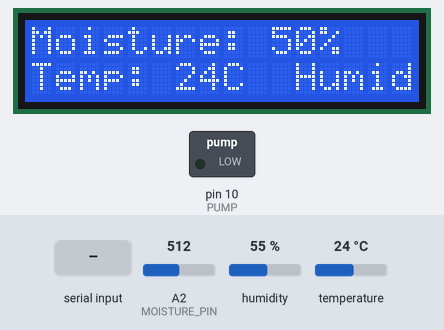
Recording of a sketch running on a simulated Arduino Uno, built with avr-gcc and run on an emulated ATmega328P. Shown: 16×2 character LCD, switched loads named in the sketch (green lamp = pin HIGH). The test bench sets the inputs (shaded band); at power-on: A2 (MOISTURE_PIN) = 512, temperature 24 °C, humidity 55 %. The modem accepts every AT command (registered, SIM ready, sends succeed) and sends nothing else; what the sketch prints to the serial monitor is not drawn.

Above: at 9.9 s.
10.0 s: A2 (MOISTURE_PIN) set to 110
At 11.1 s:
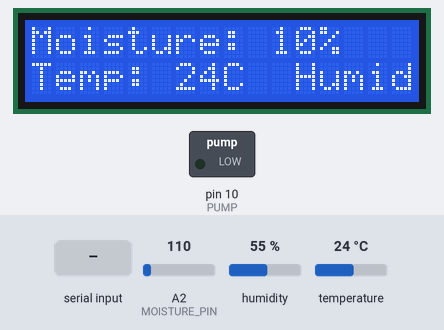
11.5 s: A2 (MOISTURE_PIN) set to 97
At 12.2 s:
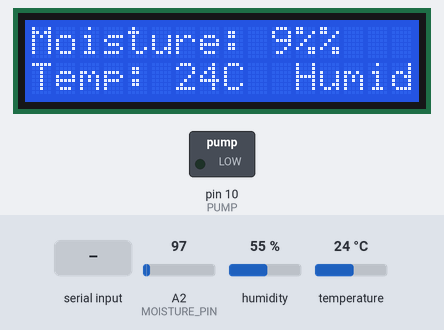
13.0 s: "Pump on" received over the second serial link
At 19.6 s:
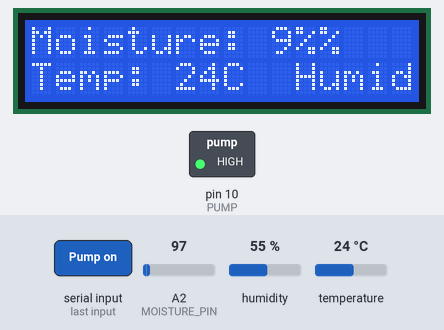
19.7 s: temperature set to 12 °C
At 23.9 s:
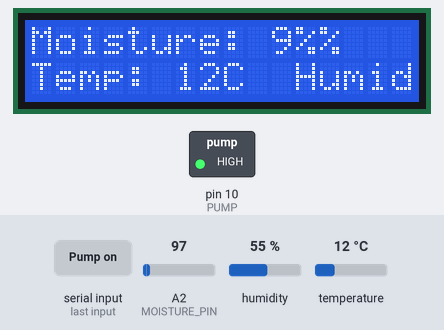
24.8 s: A2 (MOISTURE_PIN) set to 122
At 27.1 s:
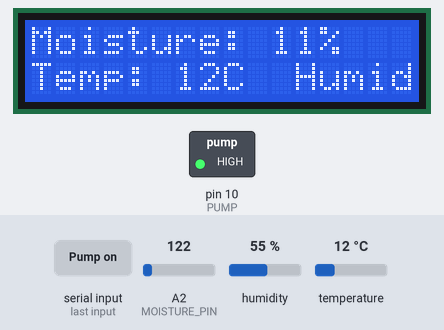
27.9 s: temperature set to 19 °C
At 28.9 s:
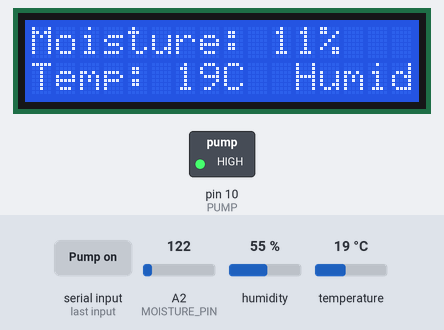
Timing chart, 0 to 30.9 s (numbered marks = the images above; inputs shaded):
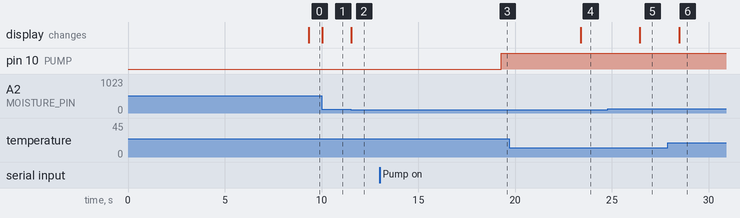

The sketch:

backup.ino
```cpp
#include <Wire.h>
#include <LiquidCrystal_I2C.h>
#include <SoftwareSerial.h>
#include <DHT.h>

#define DHTPIN 5     // Humidity pin
#define DHTTYPE DHT11  // DHT 11
#define MOISTURE_PIN A2
#define LCD_ADDRESS 0x27
#define LCD_COLUMNS 16
#define LCD_ROWS 2
#define PUMP 10

SoftwareSerial gsm(2, 3); // GSM module on pins 2 (RX) and 3 (TX)
DHT dht(DHTPIN, DHTTYPE);
LiquidCrystal_I2C lcd(LCD_ADDRESS, LCD_COLUMNS, LCD_ROWS);

String receivedMessage;
int h;  // Stores humidity value
int t; // Stores temperature value
int moistureLevel;
int lowerThreshold = 0;
int upperThreshold = 0;

unsigned long previousSMSTime = 0;
const unsigned long smsInterval = 5000; // Check for incoming SMS every 5 seconds

void setup() {
  Serial.begin(9600);
  gsm.begin(9600);
  dht.begin();
  lcd.init();
  lcd.backlight();
  pinMode(PUMP, OUTPUT);

  gsm.println("AT+CMGF=1"); // Set SMS mode to text mode
  gsm.println("AT+CMGD=1,4"); // Delete all SMS messages
  delay(2000);
  gsm.println("AT+CNMI=1,2,0,0,0"); // Configure GSM module to forward received SMS to Arduino
  SendMessagestart();
  delay(1000);
}

void loop() {
  unsigned long currentMillis = millis();

  // Check for incoming SMS every smsInterval milliseconds
  if (currentMillis - previousSMSTime >= smsInterval) {
    previousSMSTime = currentMillis;
    checkForIncomingSMS();
  }

  readSensors();
  // Add any additional functionality here that needs to be continuously performed
}

void readSensors() {
  h = dht.readHumidity();
  t = dht.readTemperature();
  int analogReading = analogRead(MOISTURE_PIN);
  moistureLevel = map(analogReading, 0, 1023, 0, 100);

  lcd.setCursor(0, 0);
  lcd.print("Moisture: ");
  lcd.print(moistureLevel);
  lcd.print("%");

  lcd.setCursor(0, 1);
  lcd.print("Temp: ");
  lcd.print(t);
  lcd.print("C  Humidity: ");
  lcd.print(h);
  lcd.print("%");
}

void checkForIncomingSMS() {
  if (gsm.available()) {
    receivedMessage = gsm.readString();
    Serial.println(receivedMessage);

    int index1 = receivedMessage.indexOf("\"", 0);
    int index2 = receivedMessage.indexOf("\"", index1 + 1);
    String phoneNumber = receivedMessage.substring(index1 + 1, index2);
    delay(2000);

    if (receivedMessage.indexOf("Pump on") != -1) {
      digitalWrite(PUMP, HIGH); // Turn on the pump
      delay(2000); // Delay for stability
      sendSMS(phoneNumber, "Pump turned on");
    } else if (receivedMessage.indexOf("Pump off") != -1) {
      digitalWrite(PUMP, LOW); // Turn off the pump
      delay(2000); // Delay for stability
      sendSMS(phoneNumber, "Pump turned off");
    }
    receivedMessage = "";
  }
}

void sendSMS(String phoneNumber, String message) {
  gsm.print("AT+CMGS=\""); // Start SMS transmission
  gsm.print(phoneNumber);
  gsm.println("\"");
  delay(1000);
  gsm.print(message);
  gsm.println((char)26); // End SMS transmission with CTRL+Z
  delay(1000);
}  void SendMessagestart()
{
  gsm.println("AT+CMGS=\"+256771163653\"\r");
  delay(1000);
  gsm.print("YOU'RE WELCOME TO PROJECT WATER MANAGEMENT \n what type of crop do you what to irrigate\n 1) Maize\n 2) vegetables \n 3) Rice ");
  delay(1000);
  gsm.println((char)26);// ASCII code of CTRL+Z
  delay(1000);
}
```

Measured:
- the behaviour switches between 103 and 102 on A2 (MOISTURE_PIN) (found by bisection; images 1 and 2)
- after the input at 10.0 s, the display: changes after 0.05 s (image 1)
- after the input at 11.5 s, the display: changes after 0.05 s (image 2)
- after the input at 13.0 s, pin 10 (PUMP): LOW → HIGH after 6.3 s
- after the input at 19.7 s, the display: changes after 3.7 s (image 4)
- after the input at 24.8 s, the display: changes after 1.6 s (image 5)
- after the input at 27.9 s, the display: changes after 0.59 s (image 6)
